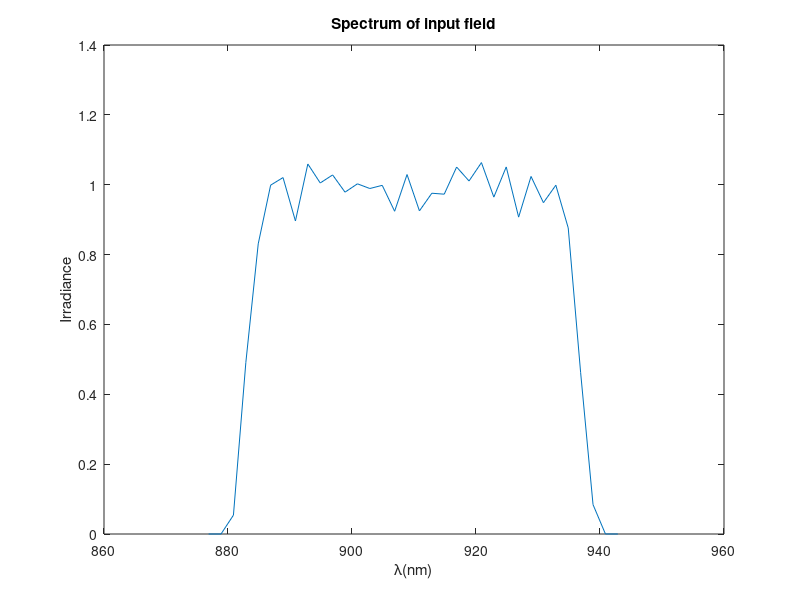

Write MATLAB code to recreate this figure. (Note: this script raises an error after producing the figure.)
clear all
close all
%%calculate wavefront
outfilefolder='25fs_4';
%%initial parameter
lambda0=910e-9;%central wavelength
duration=25e-15;%transform bandwidth in various units
deltav=0.5/duration;
deltalambdainv=deltav/3e8;
deltalambda=lambda0^2*deltalambdainv;
lambda=(lambda0-deltalambda/2*1.2):2e-9:(lambda0+deltalambda/2*1.2);
fluctuation=cos(2*pi*lambda*1e-3)+randn(size(lambda))*0.5e-1;
l=10;
spectrum=exp(-((lambda-lambda0)/(deltalambda/2)).^(2*l)).*fluctuation;
plot(lambda/1e-9,spectrum)
xlabel('\lambda(nm)'); ylabel('Irradiance');
title('Spectrum of input field');

deltad=10e-3;%spatial interval between two beams
didx=1;%index difference for lambda

c=1/lambda0;%scale for different wavelength coordinate
M=36;
L=150e-3;
z=2;
dx=L/M;
x=-L/2:dx:L/2; 
y=x; 
[X,Y]=meshgrid(x,y);

w=150e-3;%aperture of beams
% E0=100;
% R0=100e-3;
% l=10;6
for k=1:numel(lambda)
L1(k)=3*c*lambda(k);%side length
dx1(k)=dx*c*lambda(k);
end

%% generate random phase screen
%phi(x-coordinate,y-coordinate,index of lambda,index of phase screen)
%sgx,phasescreen parameter;ppp,num of phasescreen per each parameter
k=1;
for sgx=(2:12)*1e-2% phasescreen parameter
    for ppp=1:10 %num of phasescreen per each parameter
    phi(:,:,:,k)= phasescreen(sgx,lambda,M,dx1);
    k=k+1;
    end
end
%% diffraction limit far-field intensity
u2=zeros(numel(-L1(1)/2:dx1(1):L1(1)/2),numel(-L1(1)/2:dx1(1):L1(1)/2),numel(1:didx:numel(lambda)));
for k=1:didx:numel(lambda)
%%coherent beam combination
%in-phase mode irridance distribution

x1=-L1(k)/2:dx1(k):L1(k)/2;%src coords
y1=x1;
[X1,Y1]=meshgrid(x1,y1);
u1=zeros(size(X1));
u1=setu1_4(0,0,0,0,u1,w,deltad,dx1(k),M,spectrum(k));
% 
% I1=abs(u1.*2); %src irradiance
% 
% figure
% imagesc(x1,y1,I1);
% axis square; axis xy;
% xlabel('x (m)'); ylabel('y (m)');
% title('z= 0 m');

[u2t,L2]=propFF(u1,L1(k),dx1(k),lambda(k),z);
u2(:,:,k)=u2t;
end
dx2=lambda(1)*z/L1(1);
x2=-L2/2:dx2:L2/2;%obs ords
y2=x2;
[X2,Y2]=meshgrid(x2,y2);
I2=abs(sum(u2,3).^2);
figure,imagesc(x2,y2,nthroot(I2,3));
%% find x-direction and y-direction diffraction limit
[pks1,locs1]=findpeaks(-I2(round(size(I2,1)/2),:));
plot(x2,I2(round(size(I2,1)/2),:),'r');
hold on
% plot(locs1,-pks1,'*');
rdlx=min(abs(x2(locs1)));%radius of diffraction limit

[pks2,locs2]=findpeaks(-I2(:,round(size(I2,2)/2)));
plot(y2,I2(:,round(size(I2,2)/2)),'g');
% hold on
% plot(locs2,-pks2,'*');
rdly=min(abs(y2(locs2)));%radius of diffraction limit
legend('x-direction intensity','y-direction intensity');

%% calculate max intensity and energy in diffraction limit 
maxI2=max(max(I2));%maxium of irridiance for in-phase mode
maxdlenergy=dlenergy(I2,rdlx,rdly,X2,Y2);
save initialdata25fs_4

%% wave error same for two beams
filepath=['D:\CBC\Wavefront20150513\',outfilefolder,'\parsame'];
Numofpoint=50;%Num of calcultaed point for a scale
    para_same(Numofpoint)=struct('SR',[],'SRdl',[],'ECdl',[],...
    'rof80',[],'PV',[],'RMS',[],'GRMS',[],'GPV',[],'I2',[]);
for scale=0.05:0.01:1.2;%scale factor for different wavefront
    
for m=1:Numofpoint
    idxphase=floor(rand*size(phi,4))+1;
%     I2=zeros(size(I2));
for k=1:didx:numel(lambda)
%%coherent beam combination
x1=-L1(k)/2:dx1(k):L1(k)/2;
y1=x1;
[X1,Y1]=meshgrid(x1,y1);
u1=zeros(size(X1));


u1=setu1_4(scale*phi(:,:,k,idxphase),scale*phi(:,:,k,idxphase),scale*phi(:,:,k,idxphase),scale*phi(:,:,k,idxphase)...
   ,u1,w,deltad,dx1(k),M,spectrum(k));
% 
% I1=abs(u1.*2); %src irradiance
% 
% figure
% imagesc(x1,y1,I1);
% axis square; axis xy;
% xlabel('x (m)'); ylabel('y (m)');
% title('z= 0 m');
[u2t,L2]=propFF(u1,L1(k),dx1(k),lambda(k),z);
u2(:,:,k)=u2t;
end
% dx2=lambda(k)*z/L1;
% x2=-L2/2:dx2:L2/2-dx2;%obs ords
% y2=x2;
% [X2,Y2]=meshgrid(x2,y2);
    I2=abs(sum(u2,3).^2);
%     figure,imagesc(x2,y2,nthroot(I2,3));
    para_same(m).I2=I2(1:2:end,1:2:end);
    para_same(m).SR=max(max(I2))/maxI2;
    para_same(m).SRdl=dlenergy(I2,rdlx,rdly,X2,Y2)/maxdlenergy;
    para_same(m).ECdl=ECenergySquare(I2,rdlx,rdly,X2,Y2 );
    %Calculate radius of 80% encircled energy
%     rof80x=rdlx;
%     rof80y=rdly;
%     while ECenergySquare(I2,rof80x,rof80y,X2,Y2 )<0.8
%             rof80x=rof80x+0.01*rdlx;
%             rof80y=rof80y+0.01*rdly;
%     end
%     para_same(m).rof80=[rof80x,rof80y];
    
    dphi=scale*phi(:,:,k,idxphase);
    para_same(m).PV=peak2peak(peak2peak(dphi)/(2*pi));   %
    para_same(m).RMS=rms(rms(dphi))/(2*pi);
    [gx,gy] = gradient(dphi/(2*pi),dx1(round(numel(lambda)/2)+1)*1e2);%transform unit
    grad=sqrt(gx.^2+gy.^2);
    para_same(m).GRMS=rms(rms(grad));
    para_same(m).GPV=peak2peak(peak2peak(grad));
end
save([filepath,'_',num2str(scale),'.mat'],'para_same');%save result
clear u2 para_same;
end
for scale=0.6:0.02:1.2;%scale factor for different wavefront
    Numofpoint=50;%Num of calcultaed point for a scale
    para_same(Numofpoint)=struct('SR',[],'SRdl',[],'ECdl',[],...
    'rof80',[],'PV',[],'RMS',[],'GRMS',[],'GPV',[],'I2',[]);
for m=1:Numofpoint
    idxphase=floor(rand*size(phi,4))+1;
%     I2=zeros(size(I2));
for k=1:didx:numel(lambda)
%%coherent beam combination
x1=-L1(k)/2:dx1(k):L1(k)/2;
y1=x1;
[X1,Y1]=meshgrid(x1,y1);
u1=zeros(size(X1));


u1=setu1_4(scale*phi(:,:,k,idxphase),scale*phi(:,:,k,idxphase),scale*phi(:,:,k,idxphase),scale*phi(:,:,k,idxphase)...
   ,u1,w,deltad,dx1(k),M,spectrum(k));
% 
% I1=abs(u1.*2); %src irradiance
% 
% figure
% imagesc(x1,y1,I1);
% axis square; axis xy;
% xlabel('x (m)'); ylabel('y (m)');
% title('z= 0 m');
[u2t,L2]=propFF(u1,L1(k),dx1(k),lambda(k),z);
u2(:,:,k)=u2t;
end
% dx2=lambda(k)*z/L1;
% x2=-L2/2:dx2:L2/2-dx2;%obs ords
% y2=x2;
% [X2,Y2]=meshgrid(x2,y2);
    I2=abs(sum(u2,3).^2);
%     figure,imagesc(x2,y2,nthroot(I2,3));
    para_same(m).I2=I2(1:2:end,1:2:end);
    para_same(m).SR=max(max(I2))/maxI2;
    para_same(m).SRdl=dlenergy(I2,rdlx,rdly,X2,Y2)/maxdlenergy;
    para_same(m).ECdl=ECenergySquare(I2,rdlx,rdly,X2,Y2 );
    %Calculate radius of 80% encircled energy
%     rof80x=rdlx;
%     rof80y=rdly;
%     while ECenergySquare(I2,rof80x,rof80y,X2,Y2 )<0.8
%             rof80x=rof80x+0.01*rdlx;
%             rof80y=rof80y+0.01*rdly;
%     end
%     para_same(m).rof80=[rof80x,rof80y];
    
    dphi=scale*phi(:,:,k,idxphase);
    para_same(m).PV=peak2peak(peak2peak(dphi)/(2*pi));   %
    para_same(m).RMS=rms(rms(dphi))/(2*pi);
    [gx,gy] = gradient(dphi/(2*pi),dx1(round(numel(lambda)/2)+1)*1e2);%transform unit
    grad=sqrt(gx.^2+gy.^2);
    para_same(m).GRMS=rms(rms(grad));
    para_same(m).GPV=peak2peak(peak2peak(grad));
end
save([filepath,'2_',num2str(scale),'.mat'],'para_same');%save result
clear u2 para_same;
end
% system('shutdown -s');
%% wave error for two beams is different
Numofpoint=50;%Num of calcultaed point for a scale
filepath=['D:\CBC\Wavefront20150513\',outfilefolder,'\diffwave\'];

para_diff(Numofpoint)=struct('SR',[],'SRdl',[],'ECdl',[],...
    'rof80',[],'PV',[],'RMS',[],'GRMS',[],'GPV',[],'I2',[]);
for scale=0.05:0.01:1.2;%scale factor for different wavefront
for m=1:Numofpoint
    idxphase1=floor(rand*size(phi,4))+1;
    idxphase2=floor(rand*size(phi,4))+1;
    idxphase3=floor(rand*size(phi,4))+1;
    idxphase4=floor(rand*size(phi,4))+1;
    while idxphase1==idxphase2
        idxphase2=floor(rand*size(phi,4))+1;
    end

for k=1:didx:numel(lambda)
%%coherent beam combination
x1=-L1(k)/2:dx1(k):L1(k)/2;
y1=x1;
[X1,Y1]=meshgrid(x1,y1);
u1=zeros(size(X1));


u1=setu1_4(scale*phi(:,:,k,idxphase1),scale*phi(:,:,k,idxphase2),scale*phi(:,:,k,idxphase3),scale*phi(:,:,k,idxphase4)...
   ,u1,w,deltad,dx1(k),M,spectrum(k));
% 
% I1=abs(u1.*2); %src irradiance
% 
% figure
% imagesc(x1,y1,I1);
% axis square; axis xy;
% xlabel('x (m)'); ylabel('y (m)');
% title('z= 0 m');
[u2t,L2]=propFF(u1,L1(k),dx1(k),lambda(k),z);
u2(:,:,k)=u2t;
end
% dx2=lambda(k)*z/L1;
% x2=-L2/2:dx2:L2/2-dx2;%obs ords
% y2=x2;
% [X2,Y2]=meshgrid(x2,y2);
    I2=abs(sum(u2,3).^2);
%     figure,imagesc(x2,y2,nthroot(I2,3));
    para_diff(m).I2=I2(1:2:end,1:2:end);
    para_diff(m).SR=max(max(I2))/maxI2;
    para_diff(m).SRdl=dlenergy(I2,rdlx,rdly,X2,Y2)/maxdlenergy;
    para_diff(m).ECdl=ECenergySquare(I2,rdlx,rdly,X2,Y2 );
    %Calculate radius of 80% encircled energy
%     rof80x=rdlx;
%     rof80y=rdly;
%     while ECenergySquare(I2,rof80x,rof80y,X2,Y2 )<0.8
%             rof80x=rof80x+0.15*rof80x;
%             rof80y=rof80y+0.15*rof80y;
%     end
%     para_diff(m).rof80=[rof80x,rof80y];
    dphi1=scale*phi(:,:,k,idxphase1)-scale*phi(:,:,k,idxphase2);
    dphi2=scale*phi(:,:,k,idxphase1)-scale*phi(:,:,k,idxphase3);
    dphi3=scale*phi(:,:,k,idxphase1)-scale*phi(:,:,k,idxphase4);
    dphi4=scale*phi(:,:,k,idxphase2)-scale*phi(:,:,k,idxphase3);
    dphi5=scale*phi(:,:,k,idxphase2)-scale*phi(:,:,k,idxphase4);
    dphi6=scale*phi(:,:,k,idxphase3)-scale*phi(:,:,k,idxphase4);
    rmsphi=[rms(rms(dphi1)),rms(rms(dphi2)),rms(rms(dphi3)),rms(rms(dphi4)),rms(rms(dphi5)),rms(rms(dphi6))];
    [maxrms,maxidx]=max(rmsphi);
    dphi=eval(['dphi',num2str(maxidx)]);
    para_diff(m).PV=peak2peak(peak2peak(dphi)/(2*pi));   %
    para_diff(m).RMS=rms(rms(dphi))/(2*pi);
    [gx,gy] = gradient(dphi/(2*pi),dx1(round(numel(lambda)/2)+1)*1e2);%transform unit
    grad=sqrt(gx.^2+gy.^2);
    para_diff(m).GRMS=rms(rms(grad));
    para_diff(m).GPV=peak2peak(peak2peak(grad));
end
save([filepath,'pardiff_',num2str(scale),'.mat'],'para_diff');%save result
clear u2 para_diff;
end
%second time wavefront diff
for scale=0.6:0.02:1.2;%scale factor for different wavefront
for m=1:Numofpoint
    idxphase1=floor(rand*size(phi,4))+1;
    idxphase2=floor(rand*size(phi,4))+1;
    idxphase3=floor(rand*size(phi,4))+1;
    idxphase4=floor(rand*size(phi,4))+1;
    while idxphase1==idxphase2
        idxphase2=floor(rand*size(phi,4))+1;
    end

for k=1:didx:numel(lambda)
%%coherent beam combination
x1=-L1(k)/2:dx1(k):L1(k)/2;
y1=x1;
[X1,Y1]=meshgrid(x1,y1);
u1=zeros(size(X1));


u1=setu1_4(scale*phi(:,:,k,idxphase1),scale*phi(:,:,k,idxphase2),scale*phi(:,:,k,idxphase3),scale*phi(:,:,k,idxphase4)...
   ,u1,w,deltad,dx1(k),M,spectrum(k));
% 
% I1=abs(u1.*2); %src irradiance
% 
% figure
% imagesc(x1,y1,I1);
% axis square; axis xy;
% xlabel('x (m)'); ylabel('y (m)');
% title('z= 0 m');
[u2t,L2]=propFF(u1,L1(k),dx1(k),lambda(k),z);
u2(:,:,k)=u2t;
end
% dx2=lambda(k)*z/L1;
% x2=-L2/2:dx2:L2/2-dx2;%obs ords
% y2=x2;
% [X2,Y2]=meshgrid(x2,y2);
    I2=abs(sum(u2,3).^2);
%     figure,imagesc(x2,y2,nthroot(I2,3));
    para_diff(m).I2=I2(1:2:end,1:2:end);
    para_diff(m).SR=max(max(I2))/maxI2;
    para_diff(m).SRdl=dlenergy(I2,rdlx,rdly,X2,Y2)/maxdlenergy;
    para_diff(m).ECdl=ECenergySquare(I2,rdlx,rdly,X2,Y2 );
    %Calculate radius of 80% encircled energy
%     rof80x=rdlx;
%     rof80y=rdly;
%     while ECenergySquare(I2,rof80x,rof80y,X2,Y2 )<0.8
%             rof80x=rof80x+0.15*rof80x;
%             rof80y=rof80y+0.15*rof80y;
%     end
%     para_diff(m).rof80=[rof80x,rof80y];
    dphi1=scale*phi(:,:,k,idxphase1)-scale*phi(:,:,k,idxphase2);
    dphi2=scale*phi(:,:,k,idxphase1)-scale*phi(:,:,k,idxphase3);
    dphi3=scale*phi(:,:,k,idxphase1)-scale*phi(:,:,k,idxphase4);
    dphi4=scale*phi(:,:,k,idxphase2)-scale*phi(:,:,k,idxphase3);
    dphi5=scale*phi(:,:,k,idxphase2)-scale*phi(:,:,k,idxphase4);
    dphi6=scale*phi(:,:,k,idxphase3)-scale*phi(:,:,k,idxphase4);
    rmsphi=[rms(rms(dphi1)),rms(rms(dphi2)),rms(rms(dphi3)),rms(rms(dphi4)),rms(rms(dphi5)),rms(rms(dphi6))];
    [maxrms,maxidx]=max(rmsphi);
    dphi=eval(['dphi',num2str(maxidx)]);
    para_diff(m).PV=peak2peak(peak2peak(dphi)/(2*pi));   %
    para_diff(m).RMS=rms(rms(dphi))/(2*pi);
    [gx,gy] = gradient(dphi/(2*pi),dx1(round(numel(lambda)/2)+1)*1e2);%transform unit
    grad=sqrt(gx.^2+gy.^2);
    para_diff(m).GRMS=rms(rms(grad));
    para_diff(m).GPV=peak2peak(peak2peak(grad));
end
save([filepath,'pardiff2_',num2str(scale),'.mat'],'para_diff');%save result
clear u2 para_diff;
end
save initialdata2_25fs_4
% system('shutdown -s');

% %% piston error for two beams 
% filepath='E:\Wavefront20150513\piston\';
% Numofpoint=120;%Num of calcultaed point for a scale
% piston=linspace(-2*pi,2*pi,Numofpoint);
% para_piston(Numofpoint)=struct('SR',[],'SRdl',[],'ECdl',[],...
%     'rof80',[],'piston',[],'I2',[]);
% 
% for m=1:Numofpoint
% for k=1:didx:numel(lambda)
% %%coherent beam combination
% x1=-L1(k)/2:dx1(k):L1(k)/2-dx1(k);
% y1=x1;
% [X1,Y1]=meshgrid(x1,y1);
% u1=zeros(size(X1));
% 
% 
% u1=setu1_4(0,20*pi/10,...
%    u1,w,deltad,dx1(k),L1(k),M,spectrum(k));
% % 
% % I1=abs(u1.*2); %src irradiance
% % 
% % figure
% % imagesc(x1,y1,I1);
% % axis square; axis xy;
% % xlabel('x (m)'); ylabel('y (m)');
% % title('z= 0 m');
% [u2t,L2]=propFF(u1,L1(k),dx1(k),lambda(k),z);
% u2(:,:,k)=u2t;
% end
%     I2=abs(sum(u2,3).^2);
% %     figure,imagesc(x2,y2,nthroot(I2,3));
%     para_piston(m).I2=I2;
%     para_piston(m).SR=max(max(I2))/maxI2;
%     para_piston(m).SRdl=dlenergy(I2,rdlx,rdly,X2,Y2)/maxdlenergy;
%     para_piston(m).ECdl=ECenergySquare(I2,rdlx,rdly,X2,Y2 );
%     %Calculate radius of 80% encircled energy
%     rof80x=rdlx;
%     rof80y=rdly;
%     while ECenergySquare(I2,rof80x,rof80y,X2,Y2 )<0.8
%             rof80x=rof80x+0.15*rof80x;
%             rof80y=rof80y+0.15*rof80y;
%     end
%     para_piston(m).rof80=[rof80x,rof80y];
%     para_piston(m).piston=piston(m);
% end
% save([filepath,'parpiston','.mat'],'para_piston');%save 
% clear u2 para_piston;
% %% tip/tilt error for two beams 
% filepath='E:\Wavefront20150513\tip\';
% Numofpoint=140;%Num of calcultaed point for a scale
% tip=linspace(-7e-6,7e-6,Numofpoint);
% para_tip(Numofpoint)=struct('SR',[],'SRdl',[],'ECdl',[],...
%     'rof80',[],'tip',[],'I2',[]);
% 
% for m=1:Numofpoint
% for k=1:didx:numel(lambda)
% %%coherent beam combination
% x1=-L1(k)/2:dx1(k):L1(k)/2-dx1(k);
% y1=x1;
% [X1,Y1]=meshgrid(x1,y1);
% u1=zeros(size(X1));
% 
% 
% u1=setu1_4tilt(tip(m),0,u1,w,deltad,dx1(k),L1(k),M,spectrum(k),lambda(k));
% % 
% % I1=abs(u1.*2); %src irradiance
% % 
% % figure
% % imagesc(x1,y1,I1);
% % axis square; axis xy;
% % xlabel('x (m)'); ylabel('y (m)');
% % title('z= 0 m');
% [u2t,L2]=propFF(u1,L1(k),dx1(k),lambda(k),z);
% u2(:,:,k)=u2t;
% end
%     I2=abs(sum(u2,3).^2);
% %     figure,imagesc(x2,y2,nthroot(I2,3));
%     para_tip(m).I2=I2;
%     para_tip(m).SR=max(max(I2))/maxI2;
%     para_tip(m).SRdl=dlenergy(I2,rdlx,rdly,X2,Y2)/maxdlenergy;
%     para_tip(m).ECdl=ECenergySquare(I2,rdlx,rdly,X2,Y2 );
%     %Calculate radius of 80% encircled energy
%     rof80x=rdlx;
%     rof80y=rdly;
%     while ECenergySquare(I2,rof80x,rof80y,X2,Y2 )<0.8
%             rof80x=rof80x+0.15*rof80x;
%             rof80y=rof80y+0.15*rof80y;
%     end
%     para_tip(m).rof80=[rof80x,rof80y];
%     para_tip(m).tip=tip(m);
% end
% save([filepath,'partip','.mat'],'para_tip');%save 
% clear u2 para_tip;
% %% tip/tilt error for two beams 
% Numofpoint=140;%Num of calcultaed point for a scale
% tilt=tip;
% para_tilt(Numofpoint)=struct('SR',[],'SRdl',[],'ECdl',[],...
%     'rof80',[],'tilt',[],'I2',[]);
% 
% for m=1:Numofpoint
% for k=1:didx:numel(lambda)
% %%coherent beam combination
% x1=-L1(k)/2:dx1(k):L1(k)/2-dx1(k);
% y1=x1;
% [X1,Y1]=meshgrid(x1,y1);
% u1=zeros(size(X1));
% 
% 
% u1=setu1_4tilt(0,tilt(m),u1,w,deltad,dx1(k),L1(k),M,spectrum(k),lambda(k));
% % 
% % I1=abs(u1.*2); %src irradiance
% % 
% % figure
% % imagesc(x1,y1,I1);
% % axis square; axis xy;
% % xlabel('x (m)'); ylabel('y (m)');
% % title('z= 0 m');
% [u2t,L2]=propFF(u1,L1(k),dx1(k),lambda(k),z);
% u2(:,:,k)=u2t;
% end
%     I2=abs(sum(u2,3).^2);
% %     figure,imagesc(x2,y2,nthroot(I2,3));
%     para_tilt(m).I2=I2;
%     para_tilt(m).SR=max(max(I2))/maxI2;
%     para_tilt(m).SRdl=dlenergy(I2,rdlx,rdly,X2,Y2)/maxdlenergy;
%     para_tilt(m).ECdl=ECenergySquare(I2,rdlx,rdly,X2,Y2 );
%     %Calculate radius of 80% encircled energy
%     rof80x=rdlx;
%     rof80y=rdly;
%     while ECenergySquare(I2,rof80x,rof80y,X2,Y2 )<0.8
%             rof80x=rof80x+0.15*rof80x;
%             rof80y=rof80y+0.15*rof80y;
%     end
%     para_tilt(m).rof80=[rof80x,rof80y];
%     para_tilt(m).tilt=tilt(m);
% end
% save([filepath,'partilt','.mat'],'para_tilt');%save 
% clear u2 para_tilt;
% 
% 
% 
% 
% 
